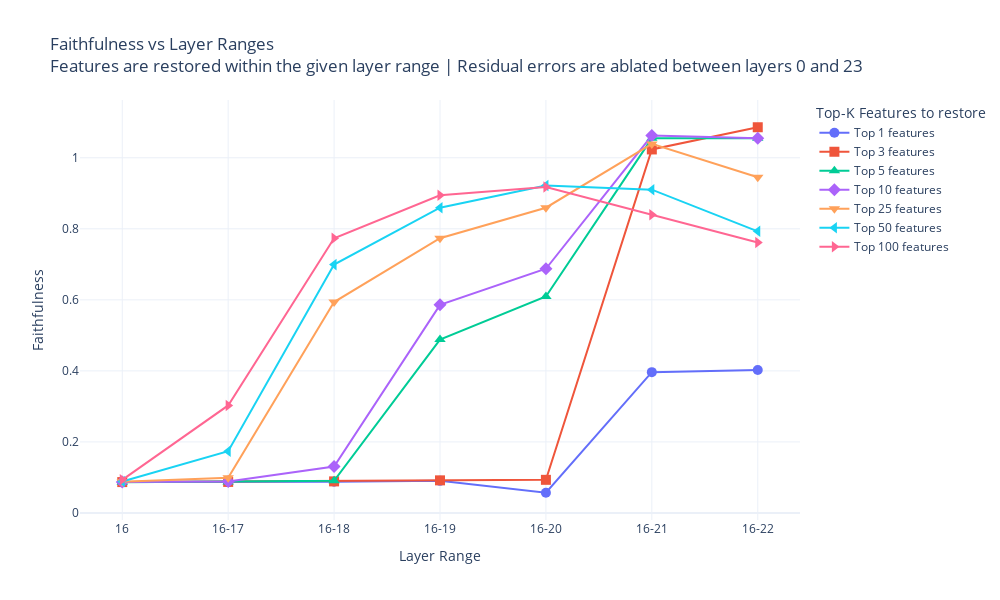

Source (notebook cell):
### Code cell
results_df = pd.read_csv(saving_dir / "faithfulness_with_different_topk_GF_last_token.csv")

plot_faithfulness_vs_layer_ranges(results_df, layers_to_extract, plot_stds=False)

### Figure 1 — Plotly figure (JSON) as saved in the notebook; plotly's stock layout.template omitted (floating-point values rounded to 4 significant figures)
{"data": [{"customdata": [[0.4023], [0.3965], [0.05688], [0.09033], [0.08789], [0.0874], [0.08691]], "hovertemplate": "Layer: %{x}<br>Mean Faithfulness: %{y:.3f}<extra>%{fullData.name}</extra>", "line": {"width": 2}, "marker": {"size": 10, "symbol": "circle"}, "mode": "lines+markers", "name": "Top 1 features", "type": "scatter", "x": [22, 21, 20, 19, 18, 17, 16], "y": [0.4023, 0.3965, 0.05688, 0.09033, 0.08789, 0.0874, 0.08691]}, {"customdata": [[1.086], [1.023], [0.09326], [0.0918], [0.08887], [0.0874], [0.08691]], "hovertemplate": "Layer: %{x}<br>Mean Faithfulness: %{y:.3f}<extra>%{fullData.name}</extra>", "line": {"width": 2}, "marker": {"size": 10, "symbol": "square"}, "mode": "lines+markers", "name": "Top 3 features", "type": "scatter", "x": [22, 21, 20, 19, 18, 17, 16], "y": [1.086, 1.023, 0.09326, 0.0918, 0.08887, 0.0874, 0.08691]}, {"customdata": [[1.055], [1.055], [0.6094], [0.4883], [0.09033], [0.0874], [0.08643]], "hovertemplate": "Layer: %{x}<br>Mean Faithfulness: %{y:.3f}<extra>%{fullData.name}</extra>", "line": {"width": 2}, "marker": {"size": 10, "symbol": "triangle-up"}, "mode": "lines+markers", "name": "Top 5 features", "type": "scatter", "x": [22, 21, 20, 19, 18, 17, 16], "y": [1.055, 1.055, 0.6094, 0.4883, 0.09033, 0.0874, 0.08643]}, {"customdata": [[1.055], [1.062], [0.6875], [0.5859], [0.1309], [0.08838], [0.08691]], "hovertemplate": "Layer: %{x}<br>Mean Faithfulness: %{y:.3f}<extra>%{fullData.name}</extra>", "line": {"width": 2}, "marker": {"size": 10, "symbol": "diamond"}, "mode": "lines+markers", "name": "Top 10 features", "type": "scatter", "x": [22, 21, 20, 19, 18, 17, 16], "y": [1.055, 1.062, 0.6875, 0.5859, 0.1309, 0.08838, 0.08691]}, {"customdata": [[0.9453], [1.039], [0.8594], [0.7734], [0.5938], [0.09912], [0.08789]], "hovertemplate": "Layer: %{x}<br>Mean Faithfulness: %{y:.3f}<extra>%{fullData.name}</extra>", "line": {"width": 2}, "marker": {"size": 10, "symbol": "triangle-down"}, "mode": "lines+markers", "name": "Top 25 features", "type": "scatter", "x": [22, 21, 20, 19, 18, 17, 16], "y": [0.9453, 1.039, 0.8594, 0.7734, 0.5938, 0.09912, 0.08789]}, {"customdata": [[0.793], [0.9102], [0.9219], [0.8594], [0.6992], [0.1738], [0.08838]], "hovertemplate": "Layer: %{x}<br>Mean Faithfulness: %{y:.3f}<extra>%{fullData.name}</extra>", "line": {"width": 2}, "marker": {"size": 10, "symbol": "triangle-left"}, "mode": "lines+markers", "name": "Top 50 features", "type": "scatter", "x": [22, 21, 20, 19, 18, 17, 16], "y": [0.793, 0.9102, 0.9219, 0.8594, 0.6992, 0.1738, 0.08838]}, {"customdata": [[0.7617], [0.8398], [0.918], [0.8945], [0.7734], [0.3027], [0.09326]], "hovertemplate": "Layer: %{x}<br>Mean Faithfulness: %{y:.3f}<extra>%{fullData.name}</extra>", "line": {"width": 2}, "marker": {"size": 10, "symbol": "triangle-right"}, "mode": "lines+markers", "name": "Top 100 features", "type": "scatter", "x": [22, 21, 20, 19, 18, 17, 16], "y": [0.7617, 0.8398, 0.918, 0.8945, 0.7734, 0.3027, 0.09326]}], "layout": {"height": 600, "legend": {"title": {"text": "Top-K Features to restore"}}, "title": {"text": "Faithfulness vs Layer Ranges<br>Features are restored within the given layer range | Residual errors are ablated between layers 0 and 23"}, "width": 1000, "xaxis": {"tickmode": "array", "ticktext": ["16-22", "16-21", "16-20", "16-19", "16-18", "16-17", "16"], "tickvals": [22, 21, 20, 19, 18, 17, 16], "title": {"text": "Layer Range"}}, "yaxis": {"title": {"text": "Faithfulness"}}}}
